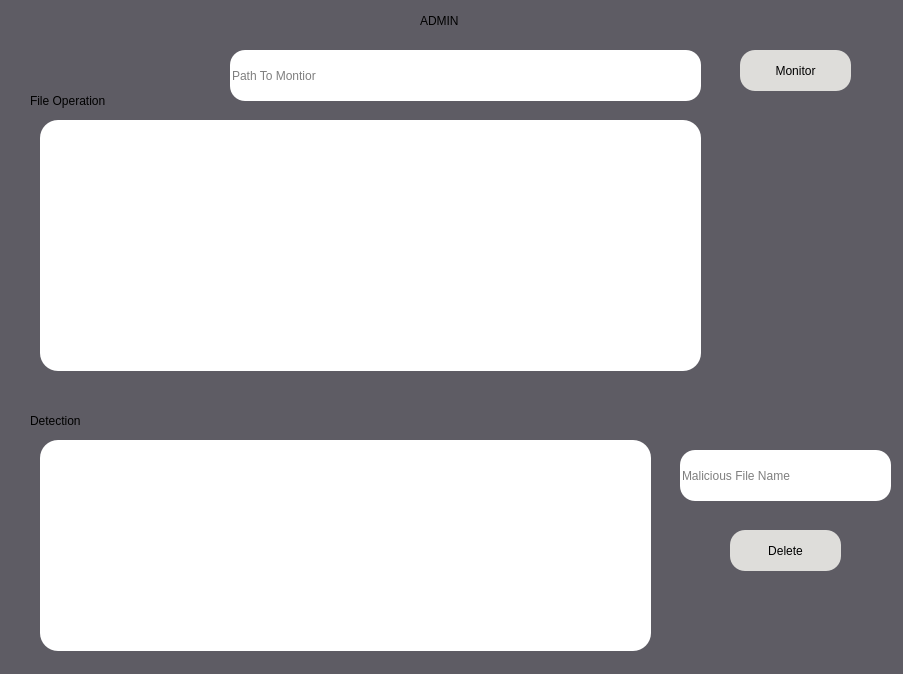
<?xml version="1.0" encoding="UTF-8"?>
<ui version="4.0">
 <class>MainWindow</class>
 <widget class="QMainWindow" name="MainWindow">
  <property name="geometry">
   <rect>
    <x>0</x>
    <y>0</y>
    <width>903</width>
    <height>674</height>
   </rect>
  </property>
  <property name="windowTitle">
   <string>MainWindow</string>
  </property>
  <property name="styleSheet">
   <string notr="true">font: 75 bold 14pt &quot;Ubuntu Condensed&quot;;
background-color: rgb(94, 92, 100);


</string>
  </property>
  <widget class="QWidget" name="centralwidget">
   <widget class="QTextEdit" name="textEdit1">
    <property name="geometry">
     <rect>
      <x>40</x>
      <y>120</y>
      <width>661</width>
      <height>251</height>
     </rect>
    </property>
    <property name="styleSheet">
     <string notr="true">background-color:rgb(255, 255, 255);
border-radius: 18px;

</string>
    </property>
   </widget>
   <widget class="QTextEdit" name="textEdit2">
    <property name="geometry">
     <rect>
      <x>40</x>
      <y>440</y>
      <width>611</width>
      <height>211</height>
     </rect>
    </property>
    <property name="styleSheet">
     <string notr="true">background-color:rgb(255, 255, 255);
border-radius: 18px;
</string>
    </property>
   </widget>
   <widget class="QLabel" name="label">
    <property name="geometry">
     <rect>
      <x>30</x>
      <y>90</y>
      <width>111</width>
      <height>21</height>
     </rect>
    </property>
    <property name="text">
     <string>File Operation</string>
    </property>
   </widget>
   <widget class="QLabel" name="label_2">
    <property name="geometry">
     <rect>
      <x>30</x>
      <y>410</y>
      <width>121</width>
      <height>21</height>
     </rect>
    </property>
    <property name="text">
     <string>Detection</string>
    </property>
   </widget>
   <widget class="QPushButton" name="monitor">
    <property name="geometry">
     <rect>
      <x>740</x>
      <y>50</y>
      <width>111</width>
      <height>41</height>
     </rect>
    </property>
    <property name="styleSheet">
     <string notr="true">background-color:rgb(222, 221, 218);
border-radius: 15px;
</string>
    </property>
    <property name="text">
     <string>Monitor</string>
    </property>
   </widget>
   <widget class="QLineEdit" name="lineEdit">
    <property name="geometry">
     <rect>
      <x>680</x>
      <y>450</y>
      <width>211</width>
      <height>51</height>
     </rect>
    </property>
    <property name="styleSheet">
     <string notr="true">background-color:rgb(255, 255, 255);
border-radius: 15px;

</string>
    </property>
    <property name="placeholderText">
     <string>Malicious File Name</string>
    </property>
   </widget>
   <widget class="QPushButton" name="delete2">
    <property name="geometry">
     <rect>
      <x>730</x>
      <y>530</y>
      <width>111</width>
      <height>41</height>
     </rect>
    </property>
    <property name="styleSheet">
     <string notr="true">background-color:rgb(222, 221, 218);
border-radius: 15px;
</string>
    </property>
    <property name="text">
     <string>Delete</string>
    </property>
   </widget>
   <widget class="QLabel" name="label_3">
    <property name="geometry">
     <rect>
      <x>420</x>
      <y>10</y>
      <width>81</width>
      <height>21</height>
     </rect>
    </property>
    <property name="styleSheet">
     <string notr="true">font: 75 bold 19pt &quot;Ubuntu Condensed&quot;;</string>
    </property>
    <property name="text">
     <string>ADMIN</string>
    </property>
   </widget>
   <widget class="QLineEdit" name="lineEdit2">
    <property name="geometry">
     <rect>
      <x>230</x>
      <y>50</y>
      <width>471</width>
      <height>51</height>
     </rect>
    </property>
    <property name="styleSheet">
     <string notr="true">background-color:rgb(255, 255, 255);
border-radius: 15px;

</string>
    </property>
    <property name="placeholderText">
     <string>Path To Montior</string>
    </property>
   </widget>
  </widget>
  <widget class="QStatusBar" name="statusbar"/>
 </widget>
 <resources/>
 <connections/>
</ui>
